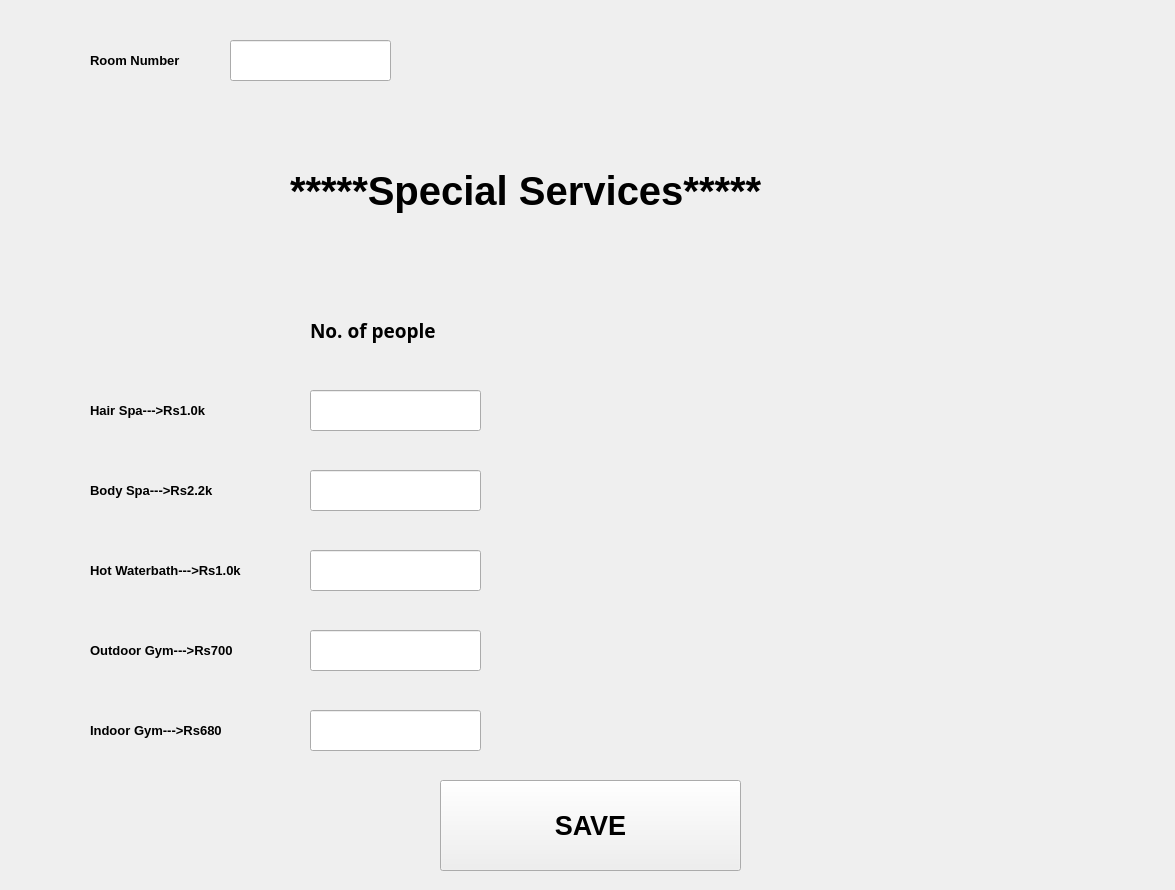
<?xml version="1.0" encoding="UTF-8"?>
<ui version="4.0">
 <class>MainWindow</class>
 <widget class="QMainWindow" name="MainWindow">
  <property name="geometry">
   <rect>
    <x>0</x>
    <y>0</y>
    <width>1175</width>
    <height>890</height>
   </rect>
  </property>
  <property name="minimumSize">
   <size>
    <width>1175</width>
    <height>890</height>
   </size>
  </property>
  <property name="maximumSize">
   <size>
    <width>1175</width>
    <height>890</height>
   </size>
  </property>
  <property name="windowTitle">
   <string>MainWindow</string>
  </property>
  <widget class="QWidget" name="centralwidget">
   <widget class="QLabel" name="lbl_RoomNum">
    <property name="geometry">
     <rect>
      <x>90</x>
      <y>30</y>
      <width>131</width>
      <height>61</height>
     </rect>
    </property>
    <property name="font">
     <font>
      <family>Arial</family>
      <pointsize>10</pointsize>
      <weight>75</weight>
      <bold>true</bold>
     </font>
    </property>
    <property name="text">
     <string>Room Number</string>
    </property>
   </widget>
   <widget class="QLabel" name="lbl_SPECAIL_SERVICES">
    <property name="geometry">
     <rect>
      <x>290</x>
      <y>120</y>
      <width>591</width>
      <height>141</height>
     </rect>
    </property>
    <property name="font">
     <font>
      <family>Arial</family>
      <pointsize>30</pointsize>
      <weight>75</weight>
      <bold>true</bold>
     </font>
    </property>
    <property name="frameShape">
     <enum>QFrame::NoFrame</enum>
    </property>
    <property name="frameShadow">
     <enum>QFrame::Plain</enum>
    </property>
    <property name="text">
     <string>*****Special Services*****</string>
    </property>
   </widget>
   <widget class="QLineEdit" name="txt_RoomNum">
    <property name="geometry">
     <rect>
      <x>230</x>
      <y>40</y>
      <width>161</width>
      <height>41</height>
     </rect>
    </property>
    <property name="font">
     <font>
      <family>Arial</family>
      <pointsize>14</pointsize>
     </font>
    </property>
   </widget>
   <widget class="QPushButton" name="btn_SAVE">
    <property name="geometry">
     <rect>
      <x>440</x>
      <y>780</y>
      <width>301</width>
      <height>91</height>
     </rect>
    </property>
    <property name="font">
     <font>
      <family>Arial</family>
      <pointsize>20</pointsize>
      <weight>75</weight>
      <bold>true</bold>
     </font>
    </property>
    <property name="text">
     <string>SAVE</string>
    </property>
   </widget>
   <widget class="QLabel" name="lbl_hairSpa">
    <property name="geometry">
     <rect>
      <x>90</x>
      <y>380</y>
      <width>161</width>
      <height>61</height>
     </rect>
    </property>
    <property name="font">
     <font>
      <family>Arial</family>
      <pointsize>10</pointsize>
      <weight>75</weight>
      <bold>true</bold>
     </font>
    </property>
    <property name="text">
     <string>Hair Spa---&gt;Rs1.0k</string>
    </property>
   </widget>
   <widget class="QLabel" name="lbl_bodySpa">
    <property name="geometry">
     <rect>
      <x>90</x>
      <y>460</y>
      <width>171</width>
      <height>61</height>
     </rect>
    </property>
    <property name="font">
     <font>
      <family>Arial</family>
      <pointsize>10</pointsize>
      <weight>75</weight>
      <bold>true</bold>
     </font>
    </property>
    <property name="text">
     <string>Body Spa---&gt;Rs2.2k</string>
    </property>
   </widget>
   <widget class="QLabel" name="lbl_hotWaterbath">
    <property name="geometry">
     <rect>
      <x>90</x>
      <y>540</y>
      <width>201</width>
      <height>61</height>
     </rect>
    </property>
    <property name="font">
     <font>
      <family>Arial</family>
      <pointsize>10</pointsize>
      <weight>75</weight>
      <bold>true</bold>
     </font>
    </property>
    <property name="text">
     <string>Hot Waterbath---&gt;Rs1.0k</string>
    </property>
   </widget>
   <widget class="QLabel" name="lbl_outdoorGym">
    <property name="geometry">
     <rect>
      <x>90</x>
      <y>620</y>
      <width>201</width>
      <height>61</height>
     </rect>
    </property>
    <property name="font">
     <font>
      <family>Arial</family>
      <pointsize>10</pointsize>
      <weight>75</weight>
      <bold>true</bold>
     </font>
    </property>
    <property name="text">
     <string>Outdoor Gym---&gt;Rs700</string>
    </property>
   </widget>
   <widget class="QLabel" name="lbl_indoorGym">
    <property name="geometry">
     <rect>
      <x>90</x>
      <y>700</y>
      <width>181</width>
      <height>61</height>
     </rect>
    </property>
    <property name="font">
     <font>
      <family>Arial</family>
      <pointsize>10</pointsize>
      <weight>75</weight>
      <bold>true</bold>
     </font>
    </property>
    <property name="text">
     <string>Indoor Gym---&gt;Rs680</string>
    </property>
   </widget>
   <widget class="QLineEdit" name="txt_outdoorGym">
    <property name="geometry">
     <rect>
      <x>310</x>
      <y>630</y>
      <width>171</width>
      <height>41</height>
     </rect>
    </property>
    <property name="font">
     <font>
      <family>Arial</family>
      <pointsize>14</pointsize>
     </font>
    </property>
   </widget>
   <widget class="QLineEdit" name="txt_hotWaterbath">
    <property name="geometry">
     <rect>
      <x>310</x>
      <y>550</y>
      <width>171</width>
      <height>41</height>
     </rect>
    </property>
    <property name="font">
     <font>
      <family>Arial</family>
      <pointsize>14</pointsize>
     </font>
    </property>
   </widget>
   <widget class="QLineEdit" name="txt_bodySpa">
    <property name="geometry">
     <rect>
      <x>310</x>
      <y>470</y>
      <width>171</width>
      <height>41</height>
     </rect>
    </property>
    <property name="font">
     <font>
      <family>Arial</family>
      <pointsize>14</pointsize>
     </font>
    </property>
   </widget>
   <widget class="QLineEdit" name="txt_hairSpa">
    <property name="geometry">
     <rect>
      <x>310</x>
      <y>390</y>
      <width>171</width>
      <height>41</height>
     </rect>
    </property>
    <property name="font">
     <font>
      <family>Arial</family>
      <pointsize>14</pointsize>
     </font>
    </property>
   </widget>
   <widget class="QLineEdit" name="txt_indoorGym">
    <property name="geometry">
     <rect>
      <x>310</x>
      <y>710</y>
      <width>171</width>
      <height>41</height>
     </rect>
    </property>
    <property name="font">
     <font>
      <family>Arial</family>
      <pointsize>14</pointsize>
     </font>
    </property>
   </widget>
   <widget class="QLabel" name="lbl_NumPeople">
    <property name="geometry">
     <rect>
      <x>310</x>
      <y>300</y>
      <width>171</width>
      <height>61</height>
     </rect>
    </property>
    <property name="font">
     <font>
      <family>Arial Black</family>
      <pointsize>14</pointsize>
      <weight>75</weight>
      <bold>true</bold>
     </font>
    </property>
    <property name="text">
     <string>No. of people</string>
    </property>
   </widget>
  </widget>
 </widget>
 <resources/>
 <connections/>
</ui>
